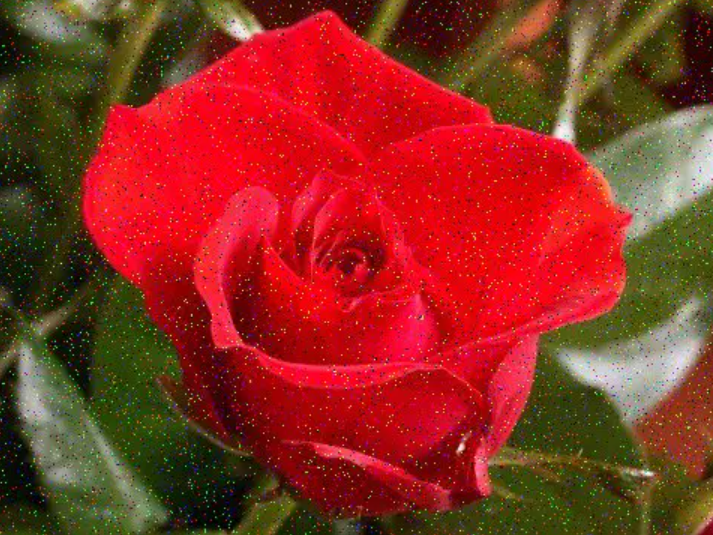
#> input picture Tugas 4/mawar.png, 713 x 535 px
$ python unsharplaplacianandselective.py
#> lines starting #> are read from the running program, lines starting #| are printed output that depends on the picture
import cv2
import numpy as np
from matplotlib import pyplot as plt

# Load the image in grayscale
img = cv2.imread('mawar.png', 0)
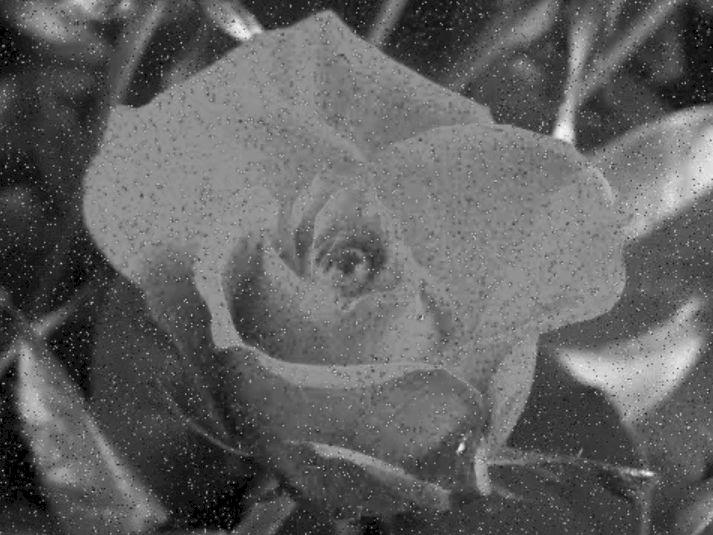
#> img: shape (535, 713); min 0, max 245, mean 97

# Apply Unsharp Masking filter
blur = cv2.GaussianBlur(img, (5, 5), 0)
unsharp_img = cv2.addWeighted(img, 1.5, blur, -0.5, 0)

# Compute the Laplacian of the image in frequency domain
dft = cv2.dft(np.float32(img), flags=cv2.DFT_COMPLEX_OUTPUT)
dft_shift = np.fft.fftshift(dft)
laplacian_kernel = np.array([[0, 1, 0], [1, -4, 1], [0, 1, 0]])
dft_laplacian = cv2.filter2D(dft_shift, -1, laplacian_kernel)

# Apply Selective Filtering
rows, cols = img.shape
#> rows = 535; cols = 713
crow, ccol = rows//2, cols//2
#> crow = 267; ccol = 356
r = 30  # Radius of the filter
mask = np.zeros((rows, cols, 2), np.float32)
for i in range(rows):
    for j in range(cols):
        dist = np.sqrt((i-crow)**2 + (j-ccol)**2)
        if dist > r:
            mask[i, j, 0] = 1
            mask[i, j, 1] = 1
dft_selective = dft_shift * mask

# Compute the inverse DFT
img_unsharp = cv2.idft(np.fft.ifftshift(dft_laplacian))
img_selective = cv2.idft(np.fft.ifftshift(dft_selective))

# Display the original, Unsharp Masking, Laplacian Filter, and Selective Filtering
plt.subplot(221), plt.imshow(img, cmap='gray')
plt.title('Input Image'), plt.xticks([]), plt.yticks([])
plt.subplot(222), plt.imshow(unsharp_img, cmap='gray')
plt.title('Unsharp Masking'), plt.xticks([]), plt.yticks([])
plt.subplot(223), plt.imshow(img_unsharp[:, :, 0], cmap='gray')
plt.title('Laplacian Filter'), plt.xticks([]), plt.yticks([])
plt.subplot(224), plt.imshow(img_selective[:, :, 0], cmap='gray')
plt.title('Selective Filtering'), plt.xticks([]), plt.yticks([])
plt.show()
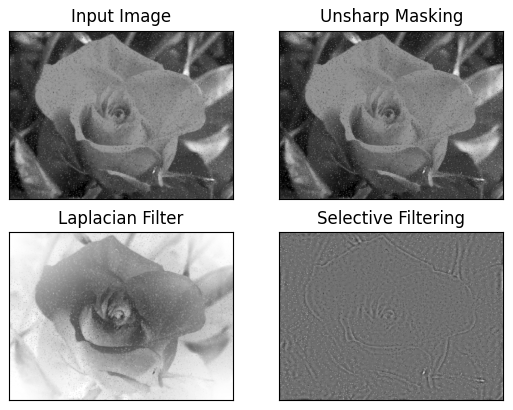
#> figure drawn by matplotlib, 4 panels

$ run again, with Tugas 4/noise.jpg saved as Tugas 4/mawar.png
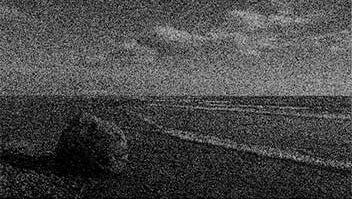
#> input picture Tugas 4/noise.jpg, 352 x 199 px
#> img is the input picture: shape (199, 352); min 0, max 221, mean 71.5
#> `blur = cv2.GaussianBlur(img, (5, 5), 0)`:
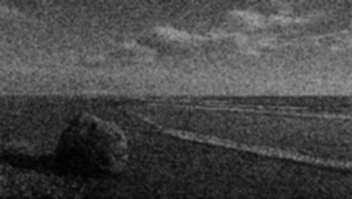
#> blur: shape (199, 352); min 1, max 158, mean 71.5
#> `plt.show()`:
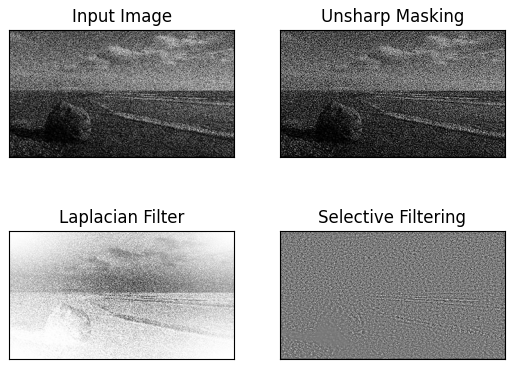
#> figure drawn by matplotlib, 4 panels
